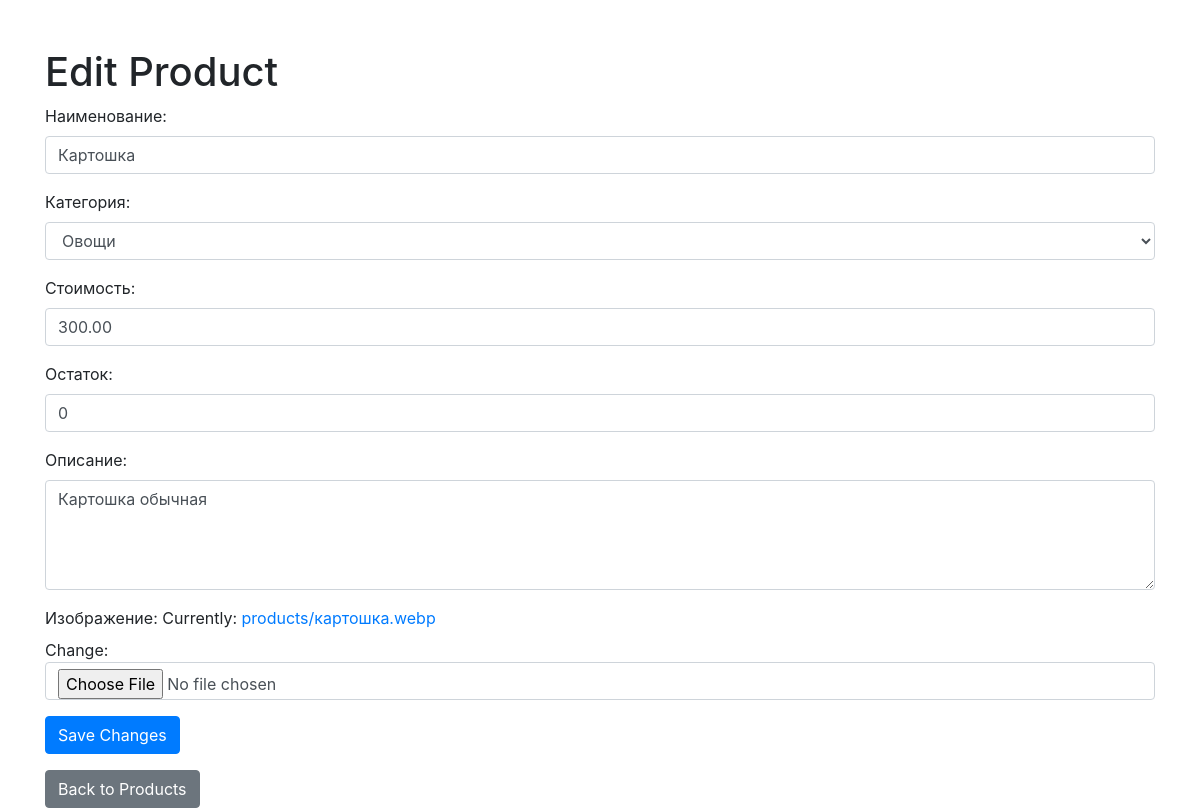
/products/1/edit/, run on an earlier commit of the app's database.
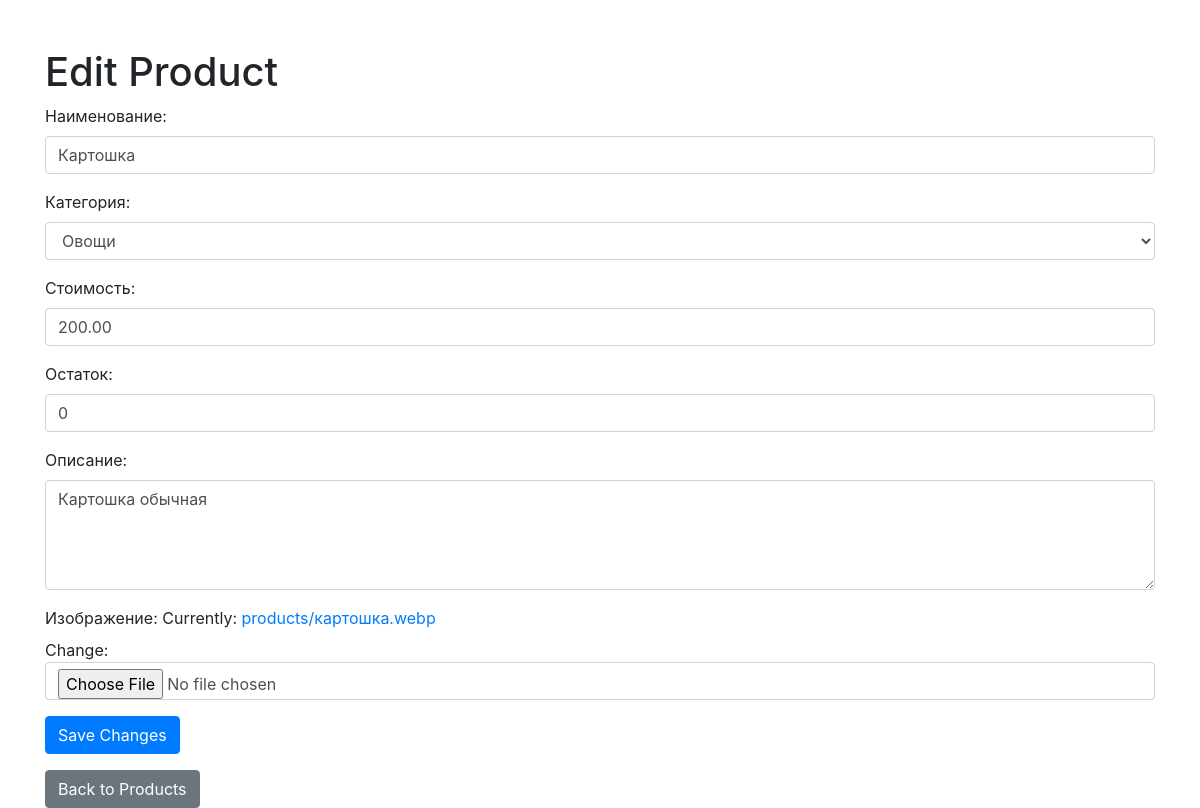
And on a later commit of the database.
### store/models.py (models this page shows, shortened)
class Product(models.Model):
    title = models.CharField(max_length=255, unique=True, verbose_name="Наименование")
    description = models.TextField(blank=True, verbose_name="Описание")
    category = models.ForeignKey(Category, on_delete=models.CASCADE, verbose_name="Категория")
    created_at = models.DateTimeField(auto_now_add=True, verbose_name="Дата и время добавления")
    price = models.DecimalField(max_digits=10, decimal_places=2, verbose_name="Стоимость")
    image = models.ImageField(upload_to='products/', verbose_name="Изображение")
    price = models.DecimalField(
        max_digits=10,
        decimal_places=2,
        verbose_name="Стоимость",
        validators=[MinValueValidator(0.01)]
    )
    stock = models.IntegerField(
        default=0,
        verbose_name="Остаток",
        validators=[MinValueValidator(0)]
    )

### store/views.py (the view, shortened to what this page needs)
# urls.py: path('products/<int:pk>/edit/', ProductUpdateView.as_view(), name='product_edit_view'),
class ProductUpdateView(UpdateView):
    model = Product
    form_class = ProductForm
    template_name = 'store/product_edit.html'

### store/forms.py
class ProductForm(forms.ModelForm):
    class Meta:
        model = Product
        fields = ['title', 'category', 'price', 'stock', 'description', 'image']
        widgets = {
            'title': forms.TextInput(attrs={
                'class': 'form-control',
                'placeholder': 'Enter product title',
            }),
            'category': forms.Select(attrs={
                'class': 'form-control',
            }),
            'price': forms.NumberInput(attrs={
                'class': 'form-control',
                'placeholder': 'Enter product price',
            }),
            'description': forms.Textarea(attrs={
                'class': 'form-control',
                'placeholder': 'Enter product description',
                'rows': 4,
            }),
            'image': forms.ClearableFileInput(attrs={
                'class': 'form-control',
            }),
            'stock': forms.NumberInput(attrs={
                'class': 'form-control',
                'min': '0',
                'placeholder': 'Enter product stock',
            }),
        }

### store/models.py (called while the page is built)
    def __str__(self):
        return self.name

### store/templates/store/product_edit.html (shortened to what this page needs)
<!DOCTYPE html>
<html lang="en">
<head>
    <link rel="stylesheet" href="https://maxcdn.bootstrapcdn.com/bootstrap/4.5.2/css/bootstrap.min.css">
</head>
<body>
    <div class="container mt-5">
        <h1>Edit Product</h1>
        <form method="post" enctype="multipart/form-data">
            {{ form.as_p }}
            <button type="submit" class="btn btn-primary">Save Changes</button>
        </form>
        <a href="{% url 'products_view' %}" class="btn btn-secondary mt-3">Back to Products</a>
    </div>
</body>
</html>

What changed in the data, as far as the page shows it:
changed Product "Картошка": price "300.00" → "200.00"
